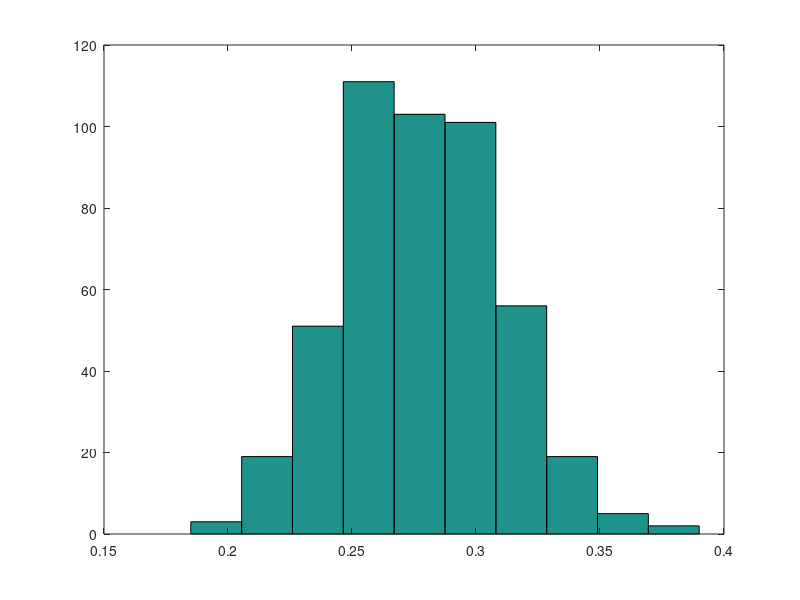

The MATLAB source for this figure:
# load du lieu tu file
data = load("data.csv");
# setup seed de sinh ra so ngau nhien giong nhau o moi lan chay
rand("seed", 12345);
# tao ra 588 so ngau nhien
randoms = rand(length(data),1);
# sap xep cac so ngau nhien de lay thu tu ngau nhien trong bien index
[garbage index] = sort(randoms);
# dung thu tu ngau nhien trong bien index de xao tron thu tu trong data
# muc dich: lam du lieu cua moi cau thu xuat hien trong ca tap hop tap luyen va tap hop test
data = data(index, :);

# chia 80% du lieu lam du lieu tap luyen, con lai 20% lam du lieu test
X = data(1:470, 2:3);
y = data(1:470, 1);
X_test = data(471:end, 2:3);
y_test = data(471:end, 1);

# ve y theo cot 1
plot(X(:, 1), y, ".r");
xlabel("BattingAverageLAG1");
ylabel("BattingAverage");
axis ([.18 .38 .18 .38]);

# ve y theo cot 1
plot(X(:, 2), y, ".b");
xlabel("CumulativeAverageLAG1");
ylabel("BattingAverage");
axis ([.18 .38 .18 .38]);

# ve y da sap xep
plot(sort(y), "-");
ylabel("BattingAverage");

# ve phan phoi cua y
hist(y);
